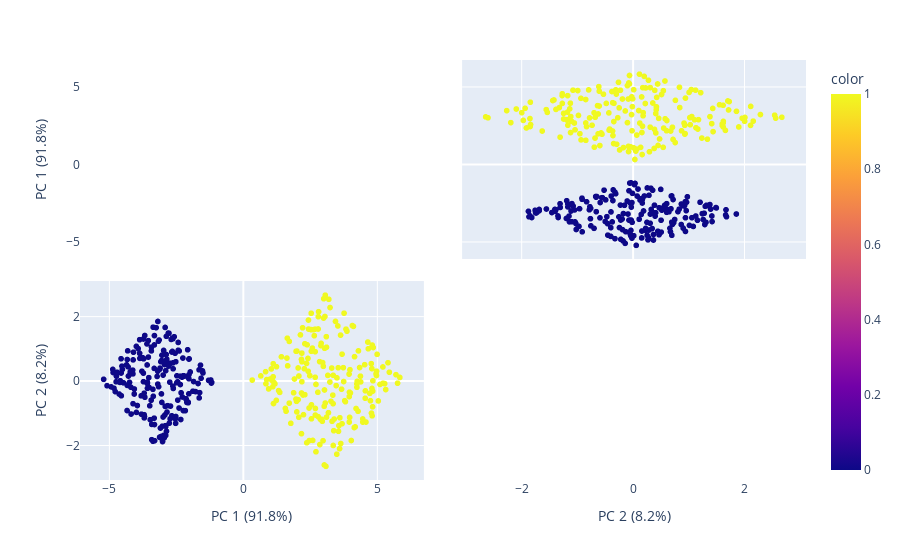

The notebook cell saved with this chart:
### Code cell
labels = {
    str(i): f"PC {i+1} ({var:.1f}%)"
    for i, var in enumerate(pca.explained_variance_ratio_ * 100)
}

fig = px.scatter_matrix(
    components,
    labels=labels,
    dimensions=range(2),
    color=df["y"]
)
fig.update_traces(diagonal_visible=False)
fig.show()

### Figure 1 — Plotly figure (JSON) as saved in the notebook; plotly's stock layout.template omitted (floating-point values rounded to 4 significant figures; data arrays with more than 128 entries replaced by an {"elided": "..."} marker saying what was removed)
{"data": [{"diagonal": {"visible": false}, "dimensions": [{"axis": {"matches": true}, "label": "PC 1 (91.8%)", "values": {"elided": "400 float values"}}, {"axis": {"matches": true}, "label": "PC 2 (8.2%)", "values": {"elided": "400 float values"}}], "hovertemplate": "%{xaxis.title.text}=%{x}<br>%{yaxis.title.text}=%{y}<br>color=%{marker.color}<extra></extra>", "legendgroup": "", "marker": {"color": {"elided": "400 int values"}, "coloraxis": "coloraxis", "symbol": "circle"}, "name": "", "showlegend": false, "type": "splom"}], "layout": {"coloraxis": {"colorbar": {"title": {"text": "color"}}, "colorscale": [[0, "#0d0887"], [0.1111, "#46039f"], [0.2222, "#7201a8"], [0.3333, "#9c179e"], [0.4444, "#bd3786"], [0.5556, "#d8576b"], [0.6667, "#ed7953"], [0.7778, "#fb9f3a"], [0.8889, "#fdca26"], [1, "#f0f921"]]}, "dragmode": "select", "legend": {"tracegroupgap": 0}, "margin": {"t": 60}}}
